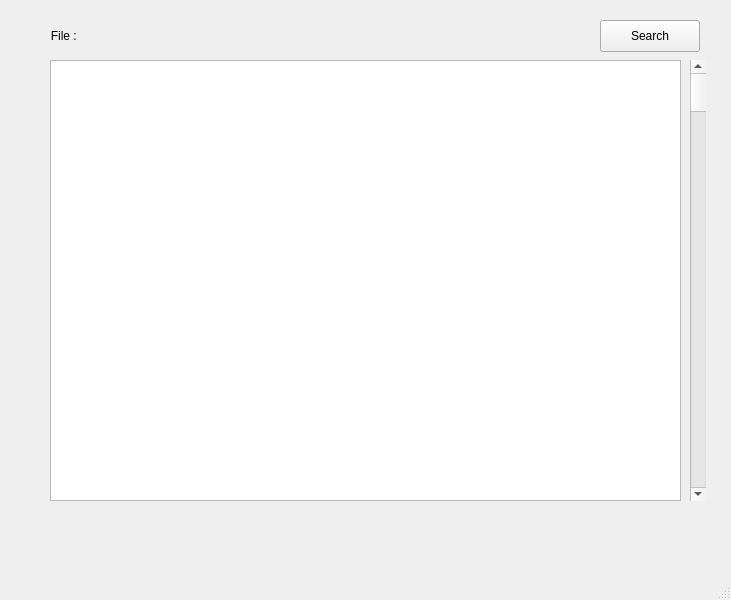
<?xml version="1.0" encoding="UTF-8"?>
<ui version="4.0">
 <class>MainWindow</class>
 <widget class="QMainWindow" name="MainWindow">
  <property name="geometry">
   <rect>
    <x>0</x>
    <y>0</y>
    <width>731</width>
    <height>600</height>
   </rect>
  </property>
  <property name="sizePolicy">
   <sizepolicy hsizetype="MinimumExpanding" vsizetype="MinimumExpanding">
    <horstretch>0</horstretch>
    <verstretch>0</verstretch>
   </sizepolicy>
  </property>
  <property name="windowTitle">
   <string>MainWindow</string>
  </property>
  <widget class="QWidget" name="centralwidget">
   <widget class="QScrollBar" name="verticalScrollBarView">
    <property name="geometry">
     <rect>
      <x>690</x>
      <y>60</y>
      <width>16</width>
      <height>441</height>
     </rect>
    </property>
    <property name="orientation">
     <enum>Qt::Vertical</enum>
    </property>
   </widget>
   <widget class="QLabel" name="labelFile">
    <property name="geometry">
     <rect>
      <x>30</x>
      <y>25</y>
      <width>71</width>
      <height>21</height>
     </rect>
    </property>
    <property name="text">
     <string>File : </string>
    </property>
    <property name="alignment">
     <set>Qt::AlignCenter</set>
    </property>
   </widget>
   <widget class="QPushButton" name="searchBtn">
    <property name="geometry">
     <rect>
      <x>600</x>
      <y>20</y>
      <width>100</width>
      <height>32</height>
     </rect>
    </property>
    <property name="text">
     <string>Search</string>
    </property>
   </widget>
   <widget class="QTableWidget" name="tableView">
    <property name="geometry">
     <rect>
      <x>50</x>
      <y>60</y>
      <width>631</width>
      <height>441</height>
     </rect>
    </property>
    <property name="sizePolicy">
     <sizepolicy hsizetype="Expanding" vsizetype="Expanding">
      <horstretch>1</horstretch>
      <verstretch>1</verstretch>
     </sizepolicy>
    </property>
   </widget>
   <widget class="QLabel" name="fileName">
    <property name="enabled">
     <bool>true</bool>
    </property>
    <property name="geometry">
     <rect>
      <x>90</x>
      <y>25</y>
      <width>501</width>
      <height>21</height>
     </rect>
    </property>
    <property name="text">
     <string/>
    </property>
    <property name="textInteractionFlags">
     <set>Qt::LinksAccessibleByMouse</set>
    </property>
   </widget>
  </widget>
  <widget class="QMenuBar" name="menubar">
   <property name="geometry">
    <rect>
     <x>0</x>
     <y>0</y>
     <width>731</width>
     <height>24</height>
    </rect>
   </property>
  </widget>
  <widget class="QStatusBar" name="statusbar"/>
 </widget>
 <resources/>
 <connections/>
</ui>
